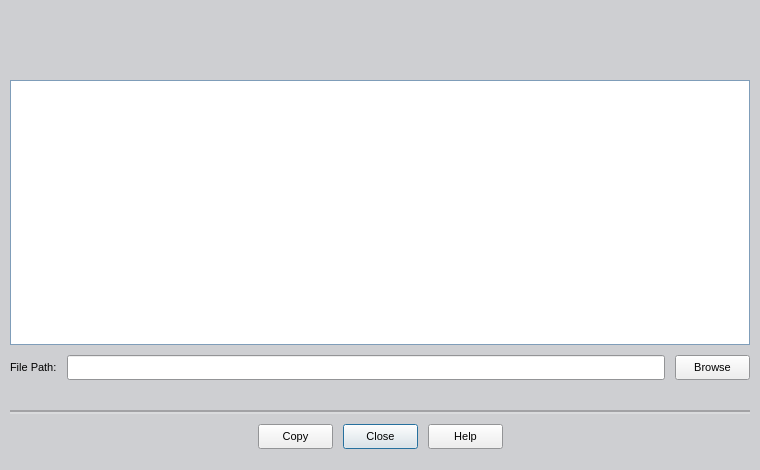
<ui version="4.0" >
 <class>ViewLogDlg</class>
 <widget class="QDialog" name="ViewLogDlg" >
  <property name="geometry" >
   <rect>
    <x>0</x>
    <y>0</y>
    <width>760</width>
    <height>470</height>
   </rect>
  </property>
  <property name="minimumSize" >
   <size>
    <width>760</width>
    <height>470</height>
   </size>
  </property>
  <property name="maximumSize" >
   <size>
    <width>2048</width>
    <height>2048</height>
   </size>
  </property>
  <property name="font" >
   <font>
    <pointsize>8</pointsize>
   </font>
  </property>
  <property name="windowTitle" >
   <string>View a Log File - XSupplicant</string>
  </property>
  <property name="windowIcon" >
   <iconset>icons/prod_color.png</iconset>
  </property>
  <layout class="QGridLayout" >
   <property name="margin" >
    <number>0</number>
   </property>
   <property name="spacing" >
    <number>0</number>
   </property>
   <item row="2" column="0" >
    <widget class="QFrame" name="ButtonFrame" >
     <property name="minimumSize" >
      <size>
       <width>500</width>
       <height>80</height>
      </size>
     </property>
     <property name="maximumSize" >
      <size>
       <width>2048</width>
       <height>2048</height>
      </size>
     </property>
     <property name="palette" >
      <palette>
       <active>
        <colorrole role="Base" >
         <brush brushstyle="SolidPattern" >
          <color alpha="255" >
           <red>255</red>
           <green>255</green>
           <blue>255</blue>
          </color>
         </brush>
        </colorrole>
        <colorrole role="Window" >
         <brush brushstyle="SolidPattern" >
          <color alpha="255" >
           <red>206</red>
           <green>207</green>
           <blue>210</blue>
          </color>
         </brush>
        </colorrole>
       </active>
       <inactive>
        <colorrole role="Base" >
         <brush brushstyle="SolidPattern" >
          <color alpha="255" >
           <red>255</red>
           <green>255</green>
           <blue>255</blue>
          </color>
         </brush>
        </colorrole>
        <colorrole role="Window" >
         <brush brushstyle="SolidPattern" >
          <color alpha="255" >
           <red>206</red>
           <green>207</green>
           <blue>210</blue>
          </color>
         </brush>
        </colorrole>
       </inactive>
       <disabled>
        <colorrole role="Base" >
         <brush brushstyle="SolidPattern" >
          <color alpha="255" >
           <red>206</red>
           <green>207</green>
           <blue>210</blue>
          </color>
         </brush>
        </colorrole>
        <colorrole role="Window" >
         <brush brushstyle="SolidPattern" >
          <color alpha="255" >
           <red>206</red>
           <green>207</green>
           <blue>210</blue>
          </color>
         </brush>
        </colorrole>
       </disabled>
      </palette>
     </property>
     <property name="autoFillBackground" >
      <bool>true</bool>
     </property>
     <property name="frameShape" >
      <enum>QFrame::NoFrame</enum>
     </property>
     <property name="frameShadow" >
      <enum>QFrame::Plain</enum>
     </property>
     <layout class="QGridLayout" >
      <property name="margin" >
       <number>10</number>
      </property>
      <property name="spacing" >
       <number>0</number>
      </property>
      <item row="3" column="0" >
       <layout class="QHBoxLayout" >
        <property name="margin" >
         <number>10</number>
        </property>
        <property name="spacing" >
         <number>10</number>
        </property>
        <item>
         <spacer>
          <property name="orientation" >
           <enum>Qt::Horizontal</enum>
          </property>
          <property name="sizeHint" >
           <size>
            <width>40</width>
            <height>20</height>
           </size>
          </property>
         </spacer>
        </item>
        <item>
         <widget class="QPushButton" name="copyBtn" >
          <property name="sizePolicy" >
           <sizepolicy>
            <hsizetype>0</hsizetype>
            <vsizetype>0</vsizetype>
            <horstretch>0</horstretch>
            <verstretch>0</verstretch>
           </sizepolicy>
          </property>
          <property name="minimumSize" >
           <size>
            <width>75</width>
            <height>25</height>
           </size>
          </property>
          <property name="maximumSize" >
           <size>
            <width>75</width>
            <height>25</height>
           </size>
          </property>
          <property name="text" >
           <string>Copy</string>
          </property>
          <property name="shortcut" >
           <string/>
          </property>
          <property name="autoDefault" >
           <bool>false</bool>
          </property>
         </widget>
        </item>
        <item>
         <widget class="QPushButton" name="closeBtn" >
          <property name="sizePolicy" >
           <sizepolicy>
            <hsizetype>0</hsizetype>
            <vsizetype>0</vsizetype>
            <horstretch>0</horstretch>
            <verstretch>0</verstretch>
           </sizepolicy>
          </property>
          <property name="minimumSize" >
           <size>
            <width>75</width>
            <height>25</height>
           </size>
          </property>
          <property name="maximumSize" >
           <size>
            <width>75</width>
            <height>25</height>
           </size>
          </property>
          <property name="text" >
           <string>Close</string>
          </property>
          <property name="shortcut" >
           <string>Ctrl+X</string>
          </property>
          <property name="default" >
           <bool>true</bool>
          </property>
         </widget>
        </item>
        <item>
         <widget class="QPushButton" name="helpBtn" >
          <property name="sizePolicy" >
           <sizepolicy>
            <hsizetype>0</hsizetype>
            <vsizetype>0</vsizetype>
            <horstretch>0</horstretch>
            <verstretch>0</verstretch>
           </sizepolicy>
          </property>
          <property name="minimumSize" >
           <size>
            <width>75</width>
            <height>25</height>
           </size>
          </property>
          <property name="maximumSize" >
           <size>
            <width>75</width>
            <height>25</height>
           </size>
          </property>
          <property name="text" >
           <string>Help</string>
          </property>
          <property name="shortcut" >
           <string>Ctrl+H</string>
          </property>
          <property name="autoDefault" >
           <bool>false</bool>
          </property>
         </widget>
        </item>
        <item>
         <spacer>
          <property name="orientation" >
           <enum>Qt::Horizontal</enum>
          </property>
          <property name="sizeHint" >
           <size>
            <width>40</width>
            <height>20</height>
           </size>
          </property>
         </spacer>
        </item>
       </layout>
      </item>
      <item row="2" column="0" >
       <widget class="QFrame" name="hLineLight" >
        <property name="sizePolicy" >
         <sizepolicy>
          <hsizetype>5</hsizetype>
          <vsizetype>0</vsizetype>
          <horstretch>0</horstretch>
          <verstretch>0</verstretch>
         </sizepolicy>
        </property>
        <property name="minimumSize" >
         <size>
          <width>480</width>
          <height>2</height>
         </size>
        </property>
        <property name="maximumSize" >
         <size>
          <width>16777215</width>
          <height>2</height>
         </size>
        </property>
        <property name="palette" >
         <palette>
          <active>
           <colorrole role="WindowText" >
            <brush brushstyle="SolidPattern" >
             <color alpha="255" >
              <red>218</red>
              <green>219</green>
              <blue>221</blue>
             </color>
            </brush>
           </colorrole>
          </active>
          <inactive>
           <colorrole role="WindowText" >
            <brush brushstyle="SolidPattern" >
             <color alpha="255" >
              <red>218</red>
              <green>219</green>
              <blue>221</blue>
             </color>
            </brush>
           </colorrole>
          </inactive>
          <disabled>
           <colorrole role="WindowText" >
            <brush brushstyle="SolidPattern" >
             <color alpha="255" >
              <red>119</red>
              <green>119</green>
              <blue>119</blue>
             </color>
            </brush>
           </colorrole>
          </disabled>
         </palette>
        </property>
        <property name="frameShape" >
         <enum>QFrame::Box</enum>
        </property>
        <property name="frameShadow" >
         <enum>QFrame::Plain</enum>
        </property>
       </widget>
      </item>
      <item row="1" column="0" >
       <widget class="QFrame" name="hLineDark" >
        <property name="sizePolicy" >
         <sizepolicy>
          <hsizetype>5</hsizetype>
          <vsizetype>0</vsizetype>
          <horstretch>0</horstretch>
          <verstretch>0</verstretch>
         </sizepolicy>
        </property>
        <property name="minimumSize" >
         <size>
          <width>480</width>
          <height>2</height>
         </size>
        </property>
        <property name="maximumSize" >
         <size>
          <width>16777215</width>
          <height>2</height>
         </size>
        </property>
        <property name="palette" >
         <palette>
          <active>
           <colorrole role="WindowText" >
            <brush brushstyle="SolidPattern" >
             <color alpha="255" >
              <red>162</red>
              <green>162</green>
              <blue>165</blue>
             </color>
            </brush>
           </colorrole>
          </active>
          <inactive>
           <colorrole role="WindowText" >
            <brush brushstyle="SolidPattern" >
             <color alpha="255" >
              <red>162</red>
              <green>162</green>
              <blue>165</blue>
             </color>
            </brush>
           </colorrole>
          </inactive>
          <disabled>
           <colorrole role="WindowText" >
            <brush brushstyle="SolidPattern" >
             <color alpha="255" >
              <red>119</red>
              <green>119</green>
              <blue>119</blue>
             </color>
            </brush>
           </colorrole>
          </disabled>
         </palette>
        </property>
        <property name="frameShape" >
         <enum>QFrame::Box</enum>
        </property>
        <property name="frameShadow" >
         <enum>QFrame::Plain</enum>
        </property>
       </widget>
      </item>
      <item row="0" column="0" >
       <spacer>
        <property name="orientation" >
         <enum>Qt::Vertical</enum>
        </property>
        <property name="sizeType" >
         <enum>QSizePolicy::Fixed</enum>
        </property>
        <property name="sizeHint" >
         <size>
          <width>20</width>
          <height>10</height>
         </size>
        </property>
       </spacer>
      </item>
     </layout>
    </widget>
   </item>
   <item row="1" column="0" >
    <widget class="QFrame" name="LowerFrame" >
     <property name="sizePolicy" >
      <sizepolicy>
       <hsizetype>7</hsizetype>
       <vsizetype>7</vsizetype>
       <horstretch>0</horstretch>
       <verstretch>0</verstretch>
      </sizepolicy>
     </property>
     <property name="minimumSize" >
      <size>
       <width>500</width>
       <height>320</height>
      </size>
     </property>
     <property name="maximumSize" >
      <size>
       <width>2048</width>
       <height>2048</height>
      </size>
     </property>
     <property name="palette" >
      <palette>
       <active>
        <colorrole role="Base" >
         <brush brushstyle="SolidPattern" >
          <color alpha="255" >
           <red>255</red>
           <green>255</green>
           <blue>255</blue>
          </color>
         </brush>
        </colorrole>
        <colorrole role="Window" >
         <brush brushstyle="SolidPattern" >
          <color alpha="255" >
           <red>206</red>
           <green>207</green>
           <blue>210</blue>
          </color>
         </brush>
        </colorrole>
       </active>
       <inactive>
        <colorrole role="Base" >
         <brush brushstyle="SolidPattern" >
          <color alpha="255" >
           <red>255</red>
           <green>255</green>
           <blue>255</blue>
          </color>
         </brush>
        </colorrole>
        <colorrole role="Window" >
         <brush brushstyle="SolidPattern" >
          <color alpha="255" >
           <red>206</red>
           <green>207</green>
           <blue>210</blue>
          </color>
         </brush>
        </colorrole>
       </inactive>
       <disabled>
        <colorrole role="Base" >
         <brush brushstyle="SolidPattern" >
          <color alpha="255" >
           <red>206</red>
           <green>207</green>
           <blue>210</blue>
          </color>
         </brush>
        </colorrole>
        <colorrole role="Window" >
         <brush brushstyle="SolidPattern" >
          <color alpha="255" >
           <red>206</red>
           <green>207</green>
           <blue>210</blue>
          </color>
         </brush>
        </colorrole>
       </disabled>
      </palette>
     </property>
     <property name="autoFillBackground" >
      <bool>true</bool>
     </property>
     <property name="frameShape" >
      <enum>QFrame::NoFrame</enum>
     </property>
     <property name="frameShadow" >
      <enum>QFrame::Plain</enum>
     </property>
     <property name="lineWidth" >
      <number>0</number>
     </property>
     <layout class="QGridLayout" >
      <property name="margin" >
       <number>10</number>
      </property>
      <property name="spacing" >
       <number>10</number>
      </property>
      <item row="0" column="0" >
       <widget class="QTextEdit" name="viewLogTextBox" >
        <property name="minimumSize" >
         <size>
          <width>480</width>
          <height>255</height>
         </size>
        </property>
        <property name="maximumSize" >
         <size>
          <width>2048</width>
          <height>2048</height>
         </size>
        </property>
        <property name="palette" >
         <palette>
          <active>
           <colorrole role="WindowText" >
            <brush brushstyle="SolidPattern" >
             <color alpha="255" >
              <red>127</red>
              <green>157</green>
              <blue>185</blue>
             </color>
            </brush>
           </colorrole>
          </active>
          <inactive>
           <colorrole role="WindowText" >
            <brush brushstyle="SolidPattern" >
             <color alpha="255" >
              <red>127</red>
              <green>157</green>
              <blue>185</blue>
             </color>
            </brush>
           </colorrole>
          </inactive>
          <disabled>
           <colorrole role="WindowText" >
            <brush brushstyle="SolidPattern" >
             <color alpha="255" >
              <red>119</red>
              <green>119</green>
              <blue>119</blue>
             </color>
            </brush>
           </colorrole>
          </disabled>
         </palette>
        </property>
        <property name="font" >
         <font>
          <pointsize>8</pointsize>
         </font>
        </property>
        <property name="layoutDirection" >
         <enum>Qt::LeftToRight</enum>
        </property>
        <property name="frameShape" >
         <enum>QFrame::Box</enum>
        </property>
        <property name="frameShadow" >
         <enum>QFrame::Plain</enum>
        </property>
        <property name="lineWrapMode" >
         <enum>QTextEdit::NoWrap</enum>
        </property>
        <property name="readOnly" >
         <bool>true</bool>
        </property>
        <property name="textInteractionFlags" >
         <enum>Qt::TextSelectableByMouse</enum>
        </property>
       </widget>
      </item>
      <item row="1" column="0" >
       <layout class="QHBoxLayout" >
        <property name="margin" >
         <number>0</number>
        </property>
        <property name="spacing" >
         <number>10</number>
        </property>
        <item>
         <widget class="QLabel" name="label" >
          <property name="minimumSize" >
           <size>
            <width>0</width>
            <height>18</height>
           </size>
          </property>
          <property name="maximumSize" >
           <size>
            <width>16777215</width>
            <height>18</height>
           </size>
          </property>
          <property name="font" >
           <font>
            <pointsize>8</pointsize>
           </font>
          </property>
          <property name="text" >
           <string>File Path:</string>
          </property>
         </widget>
        </item>
        <item>
         <widget class="QLineEdit" name="logFileDirectory" >
          <property name="minimumSize" >
           <size>
            <width>0</width>
            <height>25</height>
           </size>
          </property>
          <property name="maximumSize" >
           <size>
            <width>16777215</width>
            <height>25</height>
           </size>
          </property>
          <property name="font" >
           <font>
            <pointsize>8</pointsize>
           </font>
          </property>
         </widget>
        </item>
        <item>
         <widget class="QPushButton" name="browseBtn" >
          <property name="sizePolicy" >
           <sizepolicy>
            <hsizetype>0</hsizetype>
            <vsizetype>0</vsizetype>
            <horstretch>0</horstretch>
            <verstretch>0</verstretch>
           </sizepolicy>
          </property>
          <property name="minimumSize" >
           <size>
            <width>75</width>
            <height>25</height>
           </size>
          </property>
          <property name="maximumSize" >
           <size>
            <width>75</width>
            <height>25</height>
           </size>
          </property>
          <property name="font" >
           <font>
            <pointsize>8</pointsize>
           </font>
          </property>
          <property name="text" >
           <string>Browse</string>
          </property>
          <property name="shortcut" >
           <string>Ctrl+B</string>
          </property>
          <property name="autoDefault" >
           <bool>false</bool>
          </property>
         </widget>
        </item>
       </layout>
      </item>
     </layout>
    </widget>
   </item>
   <item row="0" column="0" >
    <widget class="QFrame" name="BannerFrame" >
     <property name="minimumSize" >
      <size>
       <width>500</width>
       <height>70</height>
      </size>
     </property>
     <property name="palette" >
      <palette>
       <active>
        <colorrole role="Base" >
         <brush brushstyle="SolidPattern" >
          <color alpha="255" >
           <red>255</red>
           <green>255</green>
           <blue>255</blue>
          </color>
         </brush>
        </colorrole>
        <colorrole role="Window" >
         <brush brushstyle="SolidPattern" >
          <color alpha="255" >
           <red>206</red>
           <green>207</green>
           <blue>210</blue>
          </color>
         </brush>
        </colorrole>
       </active>
       <inactive>
        <colorrole role="Base" >
         <brush brushstyle="SolidPattern" >
          <color alpha="255" >
           <red>255</red>
           <green>255</green>
           <blue>255</blue>
          </color>
         </brush>
        </colorrole>
        <colorrole role="Window" >
         <brush brushstyle="SolidPattern" >
          <color alpha="255" >
           <red>206</red>
           <green>207</green>
           <blue>210</blue>
          </color>
         </brush>
        </colorrole>
       </inactive>
       <disabled>
        <colorrole role="Base" >
         <brush brushstyle="SolidPattern" >
          <color alpha="255" >
           <red>206</red>
           <green>207</green>
           <blue>210</blue>
          </color>
         </brush>
        </colorrole>
        <colorrole role="Window" >
         <brush brushstyle="SolidPattern" >
          <color alpha="255" >
           <red>206</red>
           <green>207</green>
           <blue>210</blue>
          </color>
         </brush>
        </colorrole>
       </disabled>
      </palette>
     </property>
     <property name="autoFillBackground" >
      <bool>true</bool>
     </property>
     <property name="frameShape" >
      <enum>QFrame::NoFrame</enum>
     </property>
     <property name="frameShadow" >
      <enum>QFrame::Plain</enum>
     </property>
     <property name="lineWidth" >
      <number>0</number>
     </property>
     <layout class="QVBoxLayout" >
      <property name="margin" >
       <number>0</number>
      </property>
      <property name="spacing" >
       <number>0</number>
      </property>
      <item>
       <layout class="QHBoxLayout" >
        <property name="margin" >
         <number>0</number>
        </property>
        <property name="spacing" >
         <number>0</number>
        </property>
        <item>
         <spacer>
          <property name="orientation" >
           <enum>Qt::Horizontal</enum>
          </property>
          <property name="sizeHint" >
           <size>
            <width>70</width>
            <height>70</height>
           </size>
          </property>
         </spacer>
        </item>
        <item>
         <widget class="QLabel" name="uiBannerGraphicLeft" >
          <property name="minimumSize" >
           <size>
            <width>310</width>
            <height>70</height>
           </size>
          </property>
          <property name="maximumSize" >
           <size>
            <width>310</width>
            <height>70</height>
           </size>
          </property>
          <property name="lineWidth" >
           <number>0</number>
          </property>
          <property name="text" >
           <string/>
          </property>
          <property name="pixmap" >
           <pixmap>images/banner_left.png</pixmap>
          </property>
          <property name="alignment" >
           <set>Qt::AlignRight|Qt::AlignTrailing|Qt::AlignVCenter</set>
          </property>
         </widget>
        </item>
        <item>
         <widget class="QLabel" name="uiBannerGraphicRight" >
          <property name="minimumSize" >
           <size>
            <width>450</width>
            <height>70</height>
           </size>
          </property>
          <property name="maximumSize" >
           <size>
            <width>450</width>
            <height>70</height>
           </size>
          </property>
          <property name="lineWidth" >
           <number>0</number>
          </property>
          <property name="midLineWidth" >
           <number>0</number>
          </property>
          <property name="text" >
           <string/>
          </property>
          <property name="pixmap" >
           <pixmap>images/banner_right.png</pixmap>
          </property>
         </widget>
        </item>
        <item>
         <spacer>
          <property name="orientation" >
           <enum>Qt::Horizontal</enum>
          </property>
          <property name="sizeHint" >
           <size>
            <width>70</width>
            <height>70</height>
           </size>
          </property>
         </spacer>
        </item>
       </layout>
      </item>
     </layout>
    </widget>
   </item>
  </layout>
 </widget>
 <tabstops>
  <tabstop>viewLogTextBox</tabstop>
  <tabstop>logFileDirectory</tabstop>
  <tabstop>browseBtn</tabstop>
  <tabstop>copyBtn</tabstop>
  <tabstop>closeBtn</tabstop>
  <tabstop>helpBtn</tabstop>
 </tabstops>
 <resources/>
 <connections/>
</ui>
